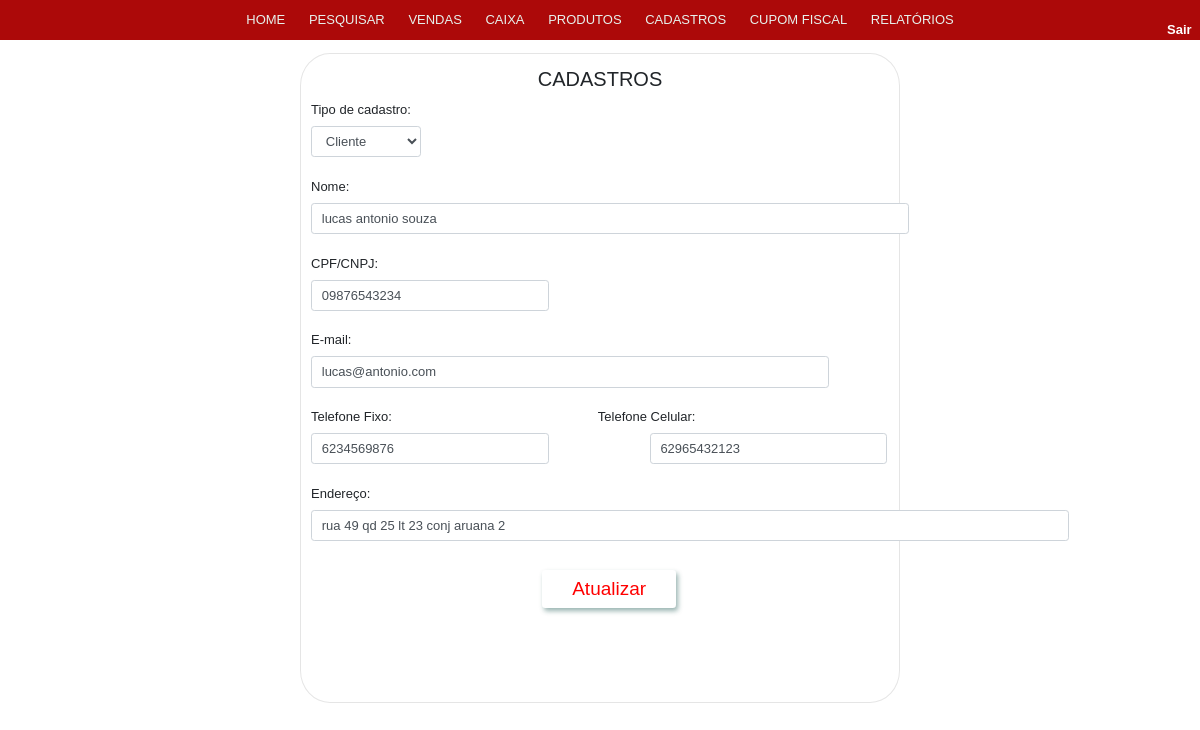
Page /view/AtualizaCliente.php?id_get_up=13 on the committed database.
### tables this page shows
CREATE TABLE IF NOT EXISTS `pessoa` (
  `id_pessoa` INT NOT NULL AUTO_INCREMENT,
  `nome` VARCHAR(45) NOT NULL,
  `cpf_cnpj` VARCHAR(20) NULL,
  `tipo_pessoa` ENUM('cliente', 'funcionario', 'fornecedor') NOT NULL,
  `email` VARCHAR(45) NULL,
  `telefone_fixo` VARCHAR(11) NULL,
  `telefone_celular` VARCHAR(11) NULL,
  `matricula` VARCHAR(11) NULL,
  `senha` VARCHAR(45) NULL,
  `funcao` ENUM('gerente', 'vendedor', 'operador de caixa') NULL,
  `endereco` VARCHAR(60) NULL,
  PRIMARY KEY (`id_pessoa`),
  UNIQUE INDEX `cpf_cnpj_UNIQUE` (`cpf_cnpj` ASC) );

### model/Pessoa.php (called while the page is built, shortened)
<?php
require_once 'Conexao.php';
class Pessoa
{
    public function selectPessoaCliente($id_up)
    {
        $conexao = new Conexao("projeto_cristofarma", "localhost", "root", "");
        $dados  = $conexao->pdo->prepare("SELECT * FROM pessoa WHERE tipo_pessoa = 'cliente' AND id_pessoa = :id " );
        $dados->bindValue("id", $id_up);
        $dados->execute();
        $dadosSelecionados = $dados->fetchAll(PDO::FETCH_ASSOC);
        return $dadosSelecionados;
    }
}
?>

### model/Conexao.php (called while the page is built, shortened)
<?php
class Conexao {
    function __construct($dbname, $host, $user, $senha)
    {
        try {
            $this->pdo  = new PDO("mysql:dbname=" . $dbname . ";host=" . $host, $user, $senha);
        } catch (PDOException $e) {
            echo "Erro com Banco de Dados: " . $e->getMessage();
            exit();
        } catch (Exception $e) {
            echo "Erro Generico: " . $e->getMessage();
            exit();
        }
    }
}
?>

### view/AtualizaCliente.php (the view, shortened to what this page needs)
<!doctype html>
<html lang="pt">
<head>
    <link rel="stylesheet" href="../css/bootstrap/nav/navegador.css">
    <link rel="stylesheet" href="../css/estilo.css">
</head>
<body>
    <?php
    require_once '../model/Pessoa.php';
    require_once '../model/Conexao.php';
    $pessoa =  new Pessoa();
    ?>
    <header>
    <nav class="dp-menu">
        <ul>
            <li><a href="home.php">HOME</a></li>
            <li><a href="#">PESQUISAR</a>
            </li>
            <li><a href="Vendas.php">VENDAS</a></li>
            <li><a href="Caixa.php">CAIXA</a></li>
            <li><a href="#">PRODUTOS</a>
            </li>
            <li><a href="Cadastros.php">CADASTROS</a></li>
            <li><a href="CupomFiscal.php">CUPOM FISCAL</a></li>
            <li><a href="#">RELATÓRIOS</a>
        </ul>
    </nav>
    <div id="divSair" >
        <a href="index.php">Sair</a>
    </div>
    </header>
    <section id="principal">
        <?php
        if (isset($_GET['id_get_up']))
        {
            $id_up = addslashes($_GET['id_get_up']);
            $retornoConsulta = $pessoa->selectPessoaCliente($id_up);
        }
        ?>
        <form id="cadastro" method="POST">
            <legend>CADASTROS</legend>
            <label id="txtTipoCadastro">Tipo de cadastro:</label>
            <?php if(isset($retornoConsulta))
                    {
                        $retornoTipoPessoa = $retornoConsulta[0]['tipo_pessoa'];
                    }
            ?>
            <select id="tipoCadastro" class="form-control" name="tipoCadastro" onchange="verifica(this.value)">
                <option value="cliente" <?php if ($retornoTipoPessoa == 'cliente'){echo 'selected';}?>>Cliente</option>
            </select><br/>
            <label for="nome" id="nome">Nome:</label><br/>
            <input id="nome" type="text" class="form-control" name="nome" size="70" autofocus required value="<?php if(isset($retornoConsulta)){echo $retornoConsulta[0]['nome'];}?>"><br/><br/>
            <label for="cpfAndCnpj" id="cpf">CPF/CNPJ:</label><br/>
            <input id="cpfAndCnpj" class="form-control" type="text" name="cpf_cnpj" size="25" value="<?php if(isset($retornoConsulta)){echo $retornoConsulta[0]['cpf_cnpj'];}?>"><br/><br/>
            <label for="email" id="email">E-mail:</label><br/>
            <input id="email" class="form-control" type="email" name="email" size="60" required value="<?php if(isset($retornoConsulta)){echo $retornoConsulta[0]['email'];}?>"><br/><br/>
            <label for="telefoneFixo" id="telefoneFixo">Telefone Fixo:</label>
            <label for="telefoneCelular" id="telefoneCelular" style="margin-left: 35%;">Telefone Celular:</label><br/>
            <input id="telefoneFixo" class="form-control" type="text" name="telefoneFixo" size="25" value="<?php if(isset($retornoConsulta)){echo $retornoConsulta[0]['telefone_fixo'];}?>">&nbsp; &nbsp;
            <input id="telefoneCelular" class="form-control" type="text" name="telefoneCelular" required size="25"  style="margin-left: 15%;" value="<?php if(isset($retornoConsulta)){echo $retornoConsulta[0]['telefone_celular'];}?>"><br/><br/>
            <label for="endereco" id="endereco">Endereço:</label><br>
            <input id="endereco" class="form-control"type="text" name="endereco" size="90"
                value="<?php if(isset($retornoConsulta)){echo $retornoConsulta[0]['endereco'];}?>"> <br>
            <input  class="btn btn-outline-danger" id="btnCadastrar" type="submit" name="btnGravarClientes" style="margin-left: 40%; margin-top: 5%;"
                value="<?php if (isset($_GET['id_get_up'])){echo 'Atualizar';} else {echo 'Cadastrar';}?>">
        </form>
    </section>
</body>
</html>

### css/estilo.css (style rules this page uses)
* { padding: 0px; margin: 0px; font-family: sans-serif; font-size: 13px; }
section#principal { border:rgba(0, 0, 0, .1) 1px solid; border-radius: 5%; width: 50%; height: 650px; display: block; margin: auto; padding: 10px; }
#cadastro input, label { display: inline-block; }
legend { text-align: center; font-size: 15pt; margin-top: 0px; }
#notaFiscal input, label { display: inline-block; }
.btn { border: none; background-color: #74032e; color: white; padding: 5px 30px; text-align: center; text-decoration: none; display: inline-block; font-size: 19px; box-shadow: 2px 3px 5px rgb(10 74 67 / 42%); }
.btn-outline-danger { color: #ff0000; background-color: transparent; border-color: #f1eeef; font: bold; }
#divSair { width: 2%; font-size: 12pt; float: right; margin-right: 1%; margin-left: 80%; margin-top: -3%; }
#divSair a { color: white; font-weight: bolder; padding: 3px; }

### rows in the picture
pessoa: tipoCadastro "Cliente", nome "lucas antonio souza", cpf_cnpj "09876543234", email "lucas@antonio.com", telefoneFixo "6234569876", telefoneCelular "62965432123", endereco "rua 49 qd 25 lt 23 conj aruana 2"
